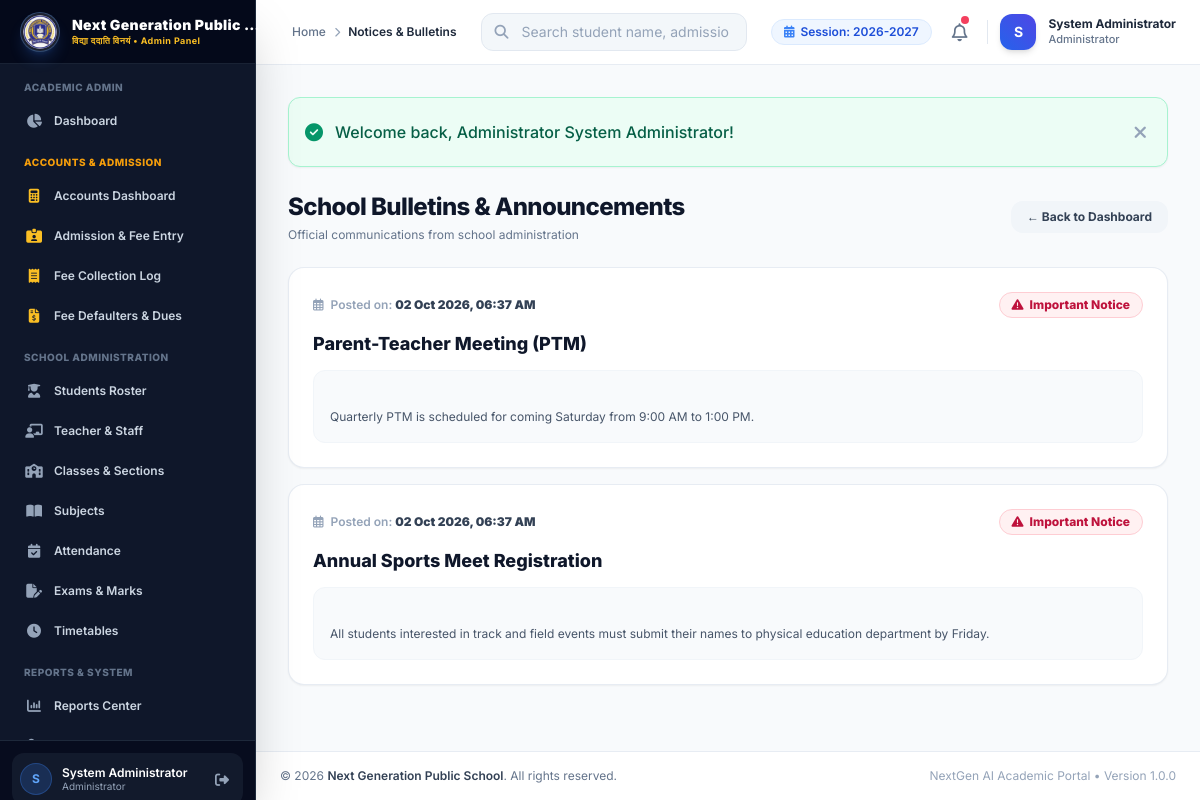
The page /student/notices.php (signed in) on the database its author committed.
### tables this page shows
CREATE TABLE `school_settings` (
  `id` INT AUTO_INCREMENT PRIMARY KEY,
  `setting_key` VARCHAR(100) NOT NULL UNIQUE,
  `setting_value` TEXT DEFAULT NULL,
  `updated_at` DATETIME DEFAULT CURRENT_TIMESTAMP ON UPDATE CURRENT_TIMESTAMP
);

CREATE TABLE `notices` (
  `id` INT AUTO_INCREMENT PRIMARY KEY,
  `title` VARCHAR(255) NOT NULL,
  `content` TEXT NOT NULL,
  `target_role` ENUM('All', 'Teacher', 'Student') DEFAULT 'All',
  `is_important` TINYINT(1) DEFAULT 0,
  `created_at` DATETIME DEFAULT CURRENT_TIMESTAMP,
  `updated_at` DATETIME DEFAULT CURRENT_TIMESTAMP ON UPDATE CURRENT_TIMESTAMP
);

### includes/auth.php (called while the page is built, shortened)
<?php
require_once __DIR__ . '/../config/database.php';
function base_url($path = '') {
    $script_name = $_SERVER['SCRIPT_NAME'] ?? '';
    if (strpos($script_name, '/admin/') !== false) {
        $root = substr($script_name, 0, strpos($script_name, '/admin/'));
    } elseif (strpos($script_name, '/teacher/') !== false) {
        $root = substr($script_name, 0, strpos($script_name, '/teacher/'));
    } elseif (strpos($script_name, '/student/') !== false) {
        $root = substr($script_name, 0, strpos($script_name, '/student/'));
    } else {
        $dir = dirname($script_name);
        $root = ($dir === '/' || $dir === '\\') ? '' : $dir;
    }
    $clean_path = ltrim($path, '/');
    return rtrim($root, '/') . ($clean_path ? '/' . $clean_path : '');
}
function is_logged_in() {
    return isset($_SESSION['user_id']) && !empty($_SESSION['user_id']);
}
function is_admin() {
    return is_logged_in() && ($_SESSION['role'] ?? '') === 'admin';
}
function is_teacher() {
    return is_logged_in() && ($_SESSION['role'] ?? '') === 'teacher';
}
function is_student() {
    return is_logged_in() && ($_SESSION['role'] ?? '') === 'student';
}
function get_school_setting($key, $default = '') {
    global $pdo;
    try {
        $stmt = $pdo->prepare("SELECT setting_value FROM school_settings WHERE setting_key = :k LIMIT 1");
        $stmt->execute(['k' => $key]);
        $val = $stmt->fetchColumn();
        return $val !== false ? $val : $default;
    } catch (Exception $e) {
        return $default;
    }
}
function e($string) {
    return htmlspecialchars($string ?? '', ENT_QUOTES, 'UTF-8');
}

### student/notices.php (the view, shortened to what this page needs)
<?php
$page_title = 'Notices & Bulletins';
require_once __DIR__ . '/../includes/auth.php';
$notices = $pdo->query("SELECT * FROM notices WHERE target_role IN ('All', 'Student') ORDER BY id DESC")->fetchAll();
require_once __DIR__ . '/../includes/header.php';
?>
<div class="space-y-6 max-w-4xl mx-auto">
    <div class="flex items-center justify-between">
        <div>
            <h1 class="text-2xl font-extrabold text-slate-900 tracking-tight">School Bulletins & Announcements</h1>
            <p class="text-xs text-slate-500 mt-1">Official communications from school administration</p>
        </div>
        <a href="<?= base_url('student/dashboard.php') ?>" class="px-4 py-2 bg-slate-100 hover:bg-slate-200 text-slate-700 font-bold text-xs rounded-xl transition-all">
            &larr; Back to Dashboard
        </a>
    </div>
    <div class="space-y-4">
        <?php if (empty($notices)): ?>
            <div class="bg-white p-8 rounded-2xl border border-slate-200/80 shadow-sm text-center text-slate-400 font-medium text-xs">
                No active announcements published.
            </div>
        <?php else: ?>
            <?php foreach ($notices as $nt): ?>
                <div class="bg-white p-6 rounded-2xl border border-slate-200/80 shadow-sm space-y-3">
                    <div class="flex items-center justify-between">
                        <span class="text-xs font-semibold text-slate-400">
                            <i class="fa-regular fa-calendar-days mr-1"></i> Posted on: <strong class="text-slate-700"><?= date('d M Y, h:i A', strtotime($nt['created_at'])) ?></strong>
                        </span>
                        <?php if ($nt['is_important']): ?>
                            <span class="px-3 py-1 bg-rose-50 text-rose-700 border border-rose-200 font-extrabold text-xs rounded-full inline-flex items-center">
                                <i class="fa-solid fa-triangle-exclamation mr-1.5 text-xs"></i> Important Notice
                            </span>
                        <?php else: ?>
                            <span class="px-3 py-1 bg-slate-100 text-slate-600 font-bold text-xs rounded-full">
                                Announcement
                            </span>
                        <?php endif; ?>
                    </div>
                    <h3 class="text-lg font-extrabold text-slate-900"><?= e($nt['title']) ?></h3>
                    <div class="text-slate-600 text-xs leading-relaxed whitespace-pre-line bg-slate-50 p-4 rounded-xl border border-slate-100">
                        <?= e($nt['content']) ?>
                    </div>
                </div>
            <?php endforeach; ?>
        <?php endif; ?>
    </div>
</div>
<?php require_once __DIR__ . '/../includes/footer.php'; ?>

### includes/navbar.php (shortened to what this page needs)
<?php
if (is_admin()) {
    $nav_dash_link = base_url('admin/dashboard.php');
    $nav_role_title = 'Administrator';
    $nav_bg_gradient = 'from-blue-600 to-indigo-600';
} elseif (is_accountant()) {
    $nav_dash_link = base_url('admin/accounts/index.php');
    $nav_role_title = 'Accountant';
    $nav_bg_gradient = 'from-amber-600 to-yellow-600';
} elseif (is_teacher()) {
    $nav_dash_link = base_url('teacher/dashboard.php');
    $nav_role_title = 'Teacher';
    $nav_bg_gradient = 'from-indigo-600 to-purple-600';
} else {
    $nav_dash_link = base_url('student/dashboard.php');
    $nav_role_title = 'Student / Parent';
    $nav_bg_gradient = 'from-emerald-600 to-teal-600';
}
$current_academic_session = get_school_setting('academic_session', '2026-2027');
?>
<header class="sticky top-0 z-30 bg-white/90 backdrop-blur-md border-b border-slate-200/80 no-print">
    <div class="flex items-center justify-between h-16 px-4 md:px-6">
        <div class="flex items-center space-x-3">
            <div class="hidden sm:flex items-center space-x-2 text-xs text-slate-500 font-medium">
                <a href="<?= $nav_dash_link ?>" class="hover:text-blue-600">Home</a>
                <i class="fa-solid fa-chevron-right text-[10px] text-slate-400"></i>
                <span class="text-slate-800 font-semibold"><?= e($page_title ?? 'Dashboard') ?></span>
            </div>
        </div>
        <div class="hidden md:flex items-center flex-1 max-w-md mx-6">
            <?php if (!is_student()): ?>
            <form action="<?= base_url(is_teacher() ? 'teacher/students/index.php' : 'admin/students/index.php') ?>" method="GET" class="w-full relative">
                <div class="absolute inset-y-0 left-0 pl-3.5 flex items-center pointer-events-none text-slate-400">
                    <i class="fa-solid fa-magnifying-glass text-sm"></i>
                </div>
                <input type="text" name="search" placeholder="Search student name, admission no..."
                    class="w-full pl-10 pr-4 py-2 text-sm bg-slate-100/80 border border-slate-200 rounded-xl focus:bg-white focus:outline-none focus:ring-2 focus:ring-blue-500/20 focus:border-blue-500 transition-all placeholder-slate-400">
            </form>
            <?php endif; ?>
        </div>
        <div class="flex items-center space-x-3">
            <div class="hidden lg:flex items-center space-x-1.5 px-3 py-1 bg-blue-50 text-blue-700 rounded-full text-xs font-semibold border border-blue-100">
                <i class="fa-solid fa-calendar-days text-blue-500"></i>
                <span>Session: <?= e($current_academic_session) ?></span>
            </div>
            <div class="relative">
                <a href="<?= base_url(is_admin() || is_accountant() ? 'admin/notices/index.php' : (is_teacher() ? 'teacher/notices/index.php' : 'student/notices.php')) ?>" class="relative p-2 rounded-xl text-slate-500 hover:text-slate-700 hover:bg-slate-100 transition-colors inline-block" title="Notices">
                    <i class="fa-regular fa-bell text-lg"></i>
                    <span class="absolute top-1.5 right-1.5 w-2 h-2 rounded-full bg-rose-500 ring-2 ring-white"></span>
                </a>
            </div>
            <div class="flex items-center space-x-3">
                <div class="w-9 h-9 rounded-xl bg-gradient-to-tr <?= $nav_bg_gradient ?> text-white flex items-center justify-center font-bold text-sm shadow-md">
                    <?= strtoupper(substr($_SESSION['full_name'] ?? 'U', 0, 1)) ?>
                </div>
                <div class="hidden md:block text-left">
                    <span class="block text-xs font-bold text-slate-800 leading-tight"><?= e($_SESSION['full_name'] ?? 'User') ?></span>
                    <span class="block text-[11px] text-slate-500 font-medium"><?= $nav_role_title ?></span>
                </div>
            </div>
        </div>
    </div>
</header>

### rows shown on the page
school_settings: setting_value "2026-2027"
notices: created_at "02 Oct 2026, 06:37 AM", is_important 1 (drawn), title "Parent-Teacher Meeting (PTM)", content "Quarterly PTM is scheduled for coming Saturday from 9:00 AM to 1:00 PM."
notices: created_at "02 Oct 2026, 06:37 AM", is_important 1 (drawn), title "Annual Sports Meet Registration", content "All students interested in track and field events must submit their names to physical education department by Friday."

### other values the page prints
$role_badge "Admin Panel"
substr($_SESSION['full_name'] ?? 'U', 0, 1) "S"
$_SESSION['full_name'] "System Administrator"
$role_label "Administrator"
$page_title "Notices & Bulletins"
$nav_role_title "Administrator"
$flash['text'] "Welcome back, Administrator System Administrator!"
